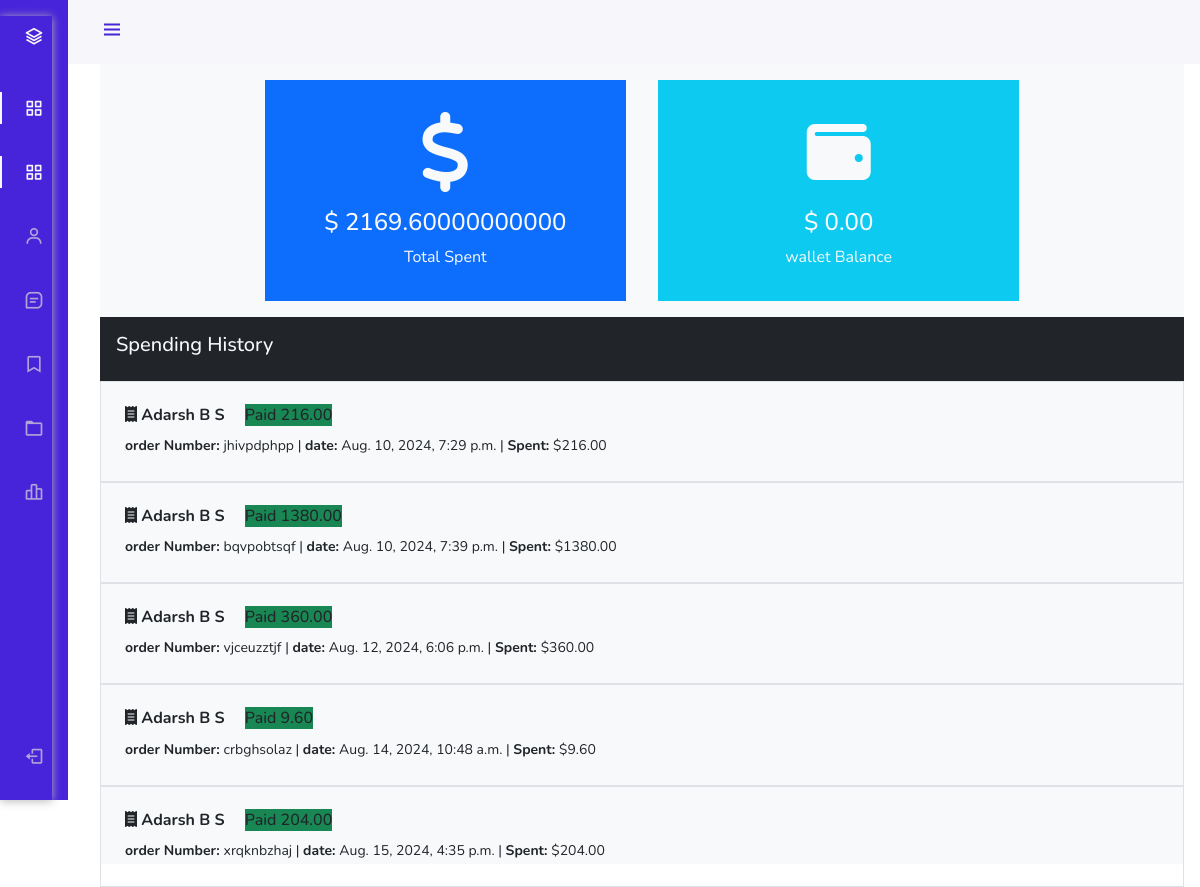
The page /dashboard/wallet/ (signed in) on the database its author committed.
### userauths/models.py (models this page shows, shortened)
class Profile(models.Model):
    pid=ShortUUIDField(length=7, max_length=25, alphabet='adcdefghijklmnopqrstuvwxyz1234')
    image=models.FileField(upload_to='user_directory_path',default='default.jpg',null=True,blank=True)
    user=models.OneToOneField("User", on_delete=models.CASCADE)
    full_name=models.CharField(max_length=100,null=True,blank=True)
    phone=models.CharField(max_length=20,null=True,blank=True)
    gender= models.CharField(max_length=20,choices=GENDER_CHOICE,default='other')
    country=models.CharField(max_length=100,null=True,blank=True)
    city=models.CharField(max_length=100,null=True,blank=True)
    state=models.CharField(max_length=100,null=True,blank=True)
    address=models.CharField(max_length=1000,null=True,blank=True)
    identity_type=models.CharField(max_length=20,choices=IDENTITY_TYPE,null=True,blank=True)
    identity_image=models.FileField(upload_to='user_directory_path',default='id.jpg',null=True,blank=True)
    facebook=models.URLField(max_length=200,null=True,blank=True)
    instagram=models.URLField(max_length=200,null=True,blank=True)
    wallet=models.DecimalField(max_digits=12, decimal_places=2,default=0.00)
    varified=models.BooleanField(default=False)
    date=models.DateTimeField(auto_now_add=True)
    class Meta:
        ordering=['-date']

### hotel/models.py (models this page shows, shortened)
class Booking(models.Model):
    user = models.ForeignKey(User,on_delete=models.SET_NULL ,null=True,blank=True)
    payment_status = models.CharField(max_length=100, choices=PAYMENT_STATUS)
    coupons=models.ManyToManyField('hotel.Coupon', blank=True)
    full_name = models.CharField(max_length=1000)
    email = models.EmailField(max_length=254)
    phone = models.CharField(max_length=50)
    hotel =models.ForeignKey(Hotel, on_delete=models.SET_NULL,null=True,blank=True)
    room_type = models.ForeignKey(RoomType,on_delete=models.SET_NULL,null=True,blank=True)
    room = models.ManyToManyField(Room)
    before_discount = models.DecimalField( max_digits=12, decimal_places=2,default=0)
    total = models.DecimalField( max_digits=12, decimal_places=2,default=0)
    saved = models.DecimalField( max_digits=12, decimal_places=2,default=0)
    check_in_date= models.DateField()
    check_out_date= models.DateField()
    total_days=models.PositiveIntegerField()
    num_adults=models.PositiveIntegerField()
    num_children=models.PositiveIntegerField()
    check_in = models.BooleanField(default=False)
    check_out = models.BooleanField(default=False)
    is_active = models.BooleanField(default=False)
    checked_in_tracker = models.BooleanField(default=False)
    checked_out_tracker = models.BooleanField(default=False)
    date = models.DateTimeField(auto_now_add=True)
    strip_payment_intent = models.CharField(max_length=1000, null=True, blank=True)
    success_id = ShortUUIDField(unique=True, length=10, max_length=20, alphabet='abcdefghijklmnopqrstuvwxyz', null=True , blank=True)
    booking_id=  ShortUUIDField(unique=True, length=10, max_length=20, alphabet='abcdefghijklmnopqrstuvwxyz')

class Hotel(models.Model):
    user = models.ForeignKey(User,on_delete=models.SET_NULL,null=True)
    name = models.CharField(max_length=100)
    description = CKEditor5Field(null=True,blank=True, config_name='extends')
    image = models.FileField(upload_to='hotel_galley')
    address = models.CharField(max_length=200)
    mobile = models.CharField(max_length=50)
    email = models.EmailField(max_length=110)
    status = models.CharField(max_length=20,choices=HOTEL_STATUS ,default='Live')
    tag=TaggableManager(blank=True)
    views=models.IntegerField(default=0)
    featured=models.BooleanField(default=False)
    hid = ShortUUIDField(unique=True, length=10, max_length=20, alphabet='abcdefghijklmnopqrstuvwxyz')
    slug= models.SlugField(unique=True)
    date= models.DateTimeField(auto_now_add=True)

### user_dashboard/views.py (the view)
# urls.py: path('wallet/',views.wallet,name="wallet"),
@login_required
def wallet(request):
    bookings = Booking.objects.filter(user=request.user,payment_status="Paid")
    total_spent = Booking.objects.filter(user=request.user,payment_status='Paid').aggregate(amount=models.Sum("total"))
    wallet_balance = request.user.profile.wallet
    context={
        'bookings':bookings,
        'total_spent': total_spent,
        'wallet_balance':wallet_balance
    }
    return render(request, 'user_dashboard/wallet.html',context)

### templates/user_dashboard/wallet.html (shortened to what this page needs)
{% load static%}
<!DOCTYPE html>
<html lang="en">
<head>
    <link rel="stylesheet" href="https://cdn.jsdelivr.net/npm/bootstrap@4.3.1/dist/css/bootstrap.min.css">
<link href="https://cdn.jsdelivr.net/npm/bootstrap@5.0.0-beta1/dist/css/bootstrap.min.css" rel="stylesheet">
<link href="https://cdn.jsdelivr.net/npm/boxicons@latest/css/boxicons.min.css" rel="stylesheet">
<link rel="stylesheet" href="{% static "css/style.css" %}">
</head>
<body id="body-pd">
    <header class="header" id="header">
        <div class="header_toggle"> <i class='bx bx-menu' id="header-toggle"></i> </div>
    </header>
    <div class="l-navbar" id="nav-bar">
        <nav class="nav">
            <div> <a href="#" class="nav_logo"> <i class='bx bx-layer nav_logo-icon'></i> <span class="nav_logo-name">BBBootstrap</span> </a>
                <div class="nav_list"> <a href="{% url 'user_dashboard:dashboard' %}" class="nav_link active"> <i class='bx bx-grid-alt nav_icon'></i> <span class="nav_name">Dashboard</span> </a>  <a href="{% url 'user_dashboard:bookings' %}" class="nav_link active"> <i class='bx bx-grid-alt nav_icon'></i> <span class="nav_name">All bookings</span> </a> <a href="{% url 'user_dashboard:profile' %}" class="nav_link"> <i class='bx bx-user nav_icon'></i> <span class="nav_name">My Profile</span> </a> <a href="{% url 'user_dashboard:notifications' %}" class="nav_link"> <i class='bx bx-message-square-detail nav_icon'></i> <span class="nav_name">Notifications</span> </a> <a href="{% url 'user_dashboard:bookmark' %}" class="nav_link"> <i class='bx bx-bookmark nav_icon'></i> <span class="nav_name">Bookmark</span> </a> <a href="{% url 'user_dashboard:wallet' %}" class="nav_link"> <i class='bx bx-folder nav_icon'></i> <span class="nav_name">Wallet</span> </a> <a href="{% url 'user_dashboard:change_password' %}" class="nav_link"> <i class='bx bx-bar-chart-alt-2 nav_icon'></i> <span class="nav_name">change Password</span> </a> </div>
            </div> <a href="{% url 'userauths:logOut' %}" class="nav_link"> <i class='bx bx-log-out nav_icon'></i> <span class="nav_name">SignOut</span> </a>
        </nav>
    </div>
    <div class="height-100 bg-light">
            <div class="container-fluid">
                <div class="row text-center text-light justify-content-center">
                    <div class="col-4 m-3 p-3 bg-primary">
                        <i class="fa-solid fa-dollar-sign fa-5x my-3"></i>
                        <h4>$ {{total_spent.amount}}</h4>
                        <p class="pb-0 mb-0">Total Spent</p>
                    </div>
                    <div class="col-4 m-3 p-3 bg-info">
                        <i class="fa-solid fa-wallet fa-4x my-4"></i>
                        <h4>$ {{wallet_balance}}</h4>
                        <p>wallet Balance</p>
                    </div>
                </div>
           </div>
           <div class="container ">
            <div class="row">
                <div class="bg-dark text-light p-3">
                    <h5>Spending History</h5>
                </div>
                {% for b in bookings %}
                <div class="content p-4 border">
                     <h6><i class="fas fa-receipt"></i><b> {{b.hotel.name}}</b> <span class="bg-success ml-3"> {{b.payment_status}} {{b.total}}</span></h6>
                     <small><b>order Number: </b> {{b.booking_id}}  |  <b>date: </b> {{b.date}} | <b>Spent: </b> ${{b.total}}</small>
                </div>
                {% endfor %}
            </div>
           </div>
     </div>
</body>
</html>

### static/css/style.css (style rules this page uses)
nav { box-shadow: 0px 1px 9px #b7b6b9; border-bottom: 0px solid rgb(161, 158, 158); }

### templates/user_dashboard/wallet.html (style rules this page uses)
:root { --header-height: 3rem;--nav-width: 68px;--first-color: #4723D9;--first-color-light: #AFA5D9;--white-color: #F7F6FB;--body-font: 'Nunito', sans-serif;--normal-font-size: 1rem;--z-fixed: 100 }
*,::before,::after { box-sizing: border-box }
body { position: relative;margin: var(--header-height) 0 0 0;padding: 0 1rem;font-family: var(--body-font);font-size: var(--normal-font-size);transition: .5s }
a { text-decoration: none }
.header { width: 100%;height: var(--header-height);position: fixed;top: 0;left: 0;display: flex;align-items: center;justify-content: space-between;padding: 0 1rem;background-color: var(--white-color);z-index: var(--z-fixed);transition: .5s }
.header_toggle { color: var(--first-color);font-size: 1.5rem;cursor: pointer }
.l-navbar { position: fixed;top: 0;left: -30%;width: var(--nav-width);height: 100vh;background-color: var(--first-color);padding: .5rem 1rem 0 0;transition: .5s;z-index: var(--z-fixed) }
.nav { height: 100%;display: flex;flex-direction: column;justify-content: space-between;overflow: hidden }
.nav_logo, .nav_link { display: grid;grid-template-columns: max-content max-content;align-items: center;column-gap: 1rem;padding: .5rem 0 .5rem 1.5rem }
.nav_logo { margin-bottom: 2rem }
.nav_logo-icon { font-size: 1.25rem;color: var(--white-color) }
.nav_link { position: relative;color: var(--first-color-light);margin-bottom: 1.5rem;transition: .3s }
.nav_icon { font-size: 1.25rem }
.active { color: var(--white-color) }
.active::before { content: '';position: absolute;left: 0;width: 2px;height: 32px;background-color: var(--white-color) }
.height-100 { height:100vh }
@media screen and (min-width: 768px) { body { margin: calc(var(--header-height) + 1rem) 0 0 0;padding-left: calc(var(--nav-width) + 2rem) } }
@media screen and (min-width: 768px) { .header { height: calc(var(--header-height) + 1rem);padding: 0 2rem 0 calc(var(--nav-width) + 2rem) } }
@media screen and (min-width: 768px) { .l-navbar { left: 0;padding: 1rem 1rem 0 0 } }

### rows shown on the page
Profile: wallet "0.00"
Booking: hotel.name "Adarsh B S", payment_status "Paid", total "216.00", booking_id "jhivpdphpp", date "Aug. 10, 2024, 7:29 p.m."
Booking: hotel.name "Adarsh B S", payment_status "Paid", total "1380.00", booking_id "bqvpobtsqf", date "Aug. 10, 2024, 7:39 p.m."
Booking: hotel.name "Adarsh B S", payment_status "Paid", total "360.00", booking_id "vjceuzztjf", date "Aug. 12, 2024, 6:06 p.m."
Booking: hotel.name "Adarsh B S", payment_status "Paid", total "9.60", booking_id "crbghsolaz", date "Aug. 14, 2024, 10:48 a.m."
Booking: hotel.name "Adarsh B S", payment_status "Paid", total "204.00", booking_id "xrqknbzhaj", date "Aug. 15, 2024, 4:35 p.m."

### other values the page prints
{{ total_spent.amount }} "2169.60000000000"
